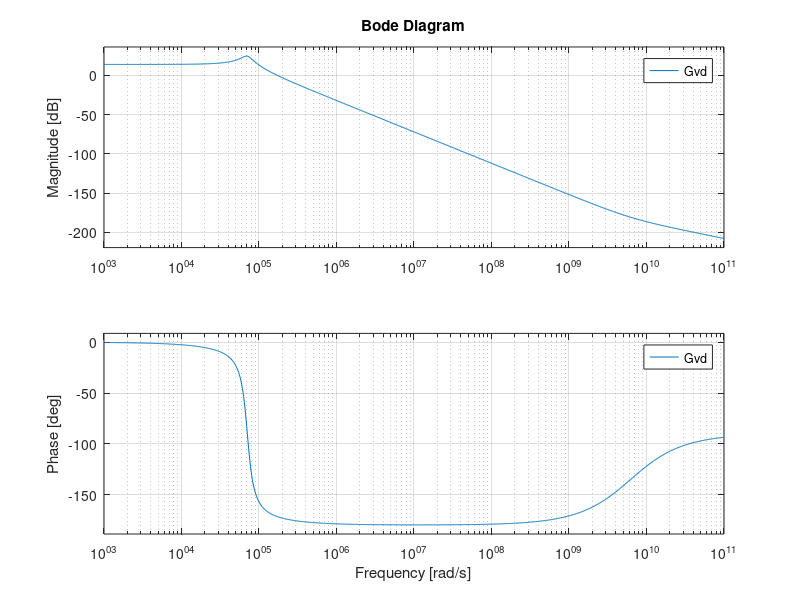

The MATLAB source for this figure:
% Synchronous Buck Converter Element Values

L = 1e-6;                       % Inductance
RL = 30e-3;                     % Inductor Resistance
C = 200e-6;                     % Output Capacitance
Resr = 0.8e-6;                  % Output Capacitor Resistance
Vg = 5;                         % Input Voltage
R = 10e3;                       % Load Resistance
VM = 1;                         % PWM Saw Tooth Amplitude
Vref = 1.8;                     % Reference Voltage
H = 1;                          % Sensing Gain

% Transfer Function Parameters

wesr = 1/(C*Resr);              %esr Zero
wo = 1 /sqrt(C*L);              
Qloss = sqrt(L/C)/(Resr+RL);
Qload = R/sqrt(L/C);
Q = Qloss+Qload/(Qloss+Qload);  %Q factor

% Open loop Control to Output Transfer Function

s = tf('s');
Gvd = Vg * (1+(s/wesr))/(1+(s/(Q*wo))+(s/wo)^2);


%



Gvd_figure = figure(1);
bode(Gvd);
